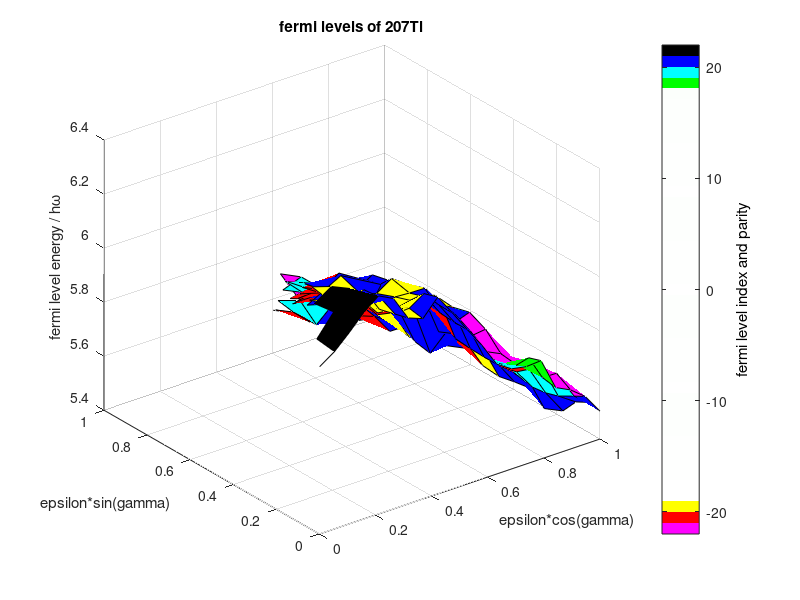

Write the MATLAB code that produced this figure. (Note: this script raises an error after producing the figure.)
fermi_levels = [22 NaN NaN NaN NaN     NaN NaN NaN NaN NaN        NaN NaN NaN NaN NaN        NaN NaN NaN NaN NaN;
                22 22 NaN NaN NaN      NaN NaN NaN NaN NaN        NaN NaN NaN NaN NaN        NaN NaN NaN NaN NaN;
                22 22 22 NaN NaN       NaN NaN NaN NaN NaN        NaN NaN NaN NaN NaN        NaN NaN NaN NaN NaN;
                22 22 20 20 NaN        NaN NaN NaN NaN NaN        NaN NaN NaN NaN NaN        NaN NaN NaN NaN NaN;
                21 21 20 20 20         NaN NaN NaN NaN NaN        NaN NaN NaN NaN NaN        NaN NaN NaN NaN NaN;
                21 20 20 20 21         21 NaN NaN NaN NaN         NaN NaN NaN NaN NaN        NaN NaN NaN NaN NaN;
                20 20 20 20 20         21 21 NaN NaN NaN          NaN NaN NaN NaN NaN        NaN NaN NaN NaN NaN;
                21 20 20 21 21         21 21 21 NaN NaN           NaN NaN NaN NaN NaN        NaN NaN NaN NaN NaN;
                21 21 20 20 21         21 21 21 21 NaN            NaN NaN NaN NaN NaN        NaN NaN NaN NaN NaN;
                21 21 21 20 21         21 21 21 21 21             NaN NaN NaN NaN NaN        NaN NaN NaN NaN NaN;
                21 21 21 21 20         21 21 21 21 21             21 NaN NaN NaN NaN         NaN NaN NaN NaN NaN;
                21 21 21 21 21         20 20 21 21 21             21 20 NaN NaN NaN          NaN NaN NaN NaN NaN;
                20 20 20 21 21         21 21 21 21 21             21 21 21 NaN NaN           NaN NaN NaN NaN NaN;
                20 20 20 20 21         21 21 21 20 21             21 21 20 20 NaN            NaN NaN NaN NaN NaN;
                19 19 22 22 22         21 20 20 22 21             21 21 21 20 20             NaN NaN NaN NaN NaN;
                19 19 22 22 22         20 21 21 21 21             21 21 21 21 20             20 NaN NaN NaN NaN;
                22 22 20 21 21         21 21 21 21 21             21 21 21 21 22             22 20 NaN NaN NaN;
                22 20 20 20 20         21 21 21 21 21             20 20 21 21 21             20 20 20 NaN NaN;
                21 21 21 21 21         21 21 20 21 21             20 20 21 21 21             21 21 21 21 NaN;
                22 22 20 20 21         20 20 21 21 21             21 20 20 20 21             20 21 21 21 21];

fermi_energies =   [6.0187 NaN    NaN    NaN    NaN       NaN    NaN    NaN    NaN    NaN        NaN    NaN    NaN    NaN    NaN       NaN    NaN    NaN    NaN    NaN;
                    6.0561 6.0908 NaN    NaN    NaN       NaN    NaN    NaN    NaN    NaN        NaN    NaN    NaN    NaN    NaN       NaN    NaN    NaN    NaN    NaN;
                    6.1074 6.1654 6.1922 NaN    NaN       NaN    NaN    NaN    NaN    NaN        NaN    NaN    NaN    NaN    NaN       NaN    NaN    NaN    NaN    NaN;
                    6.1647 6.2312 6.2263 6.2235 NaN       NaN    NaN    NaN    NaN    NaN        NaN    NaN    NaN    NaN    NaN       NaN    NaN    NaN    NaN    NaN;
                    6.2070 6.1493 6.1442 6.1447 6.1451    NaN    NaN    NaN    NaN    NaN        NaN    NaN    NaN    NaN    NaN       NaN    NaN    NaN    NaN    NaN;
                    6.1786 6.1599 6.1700 6.1276 6.0990    6.0956 NaN    NaN    NaN    NaN        NaN    NaN    NaN    NaN    NaN       NaN    NaN    NaN    NaN    NaN;
                    6.0885 6.0795 6.0774 6.0967 6.1288    6.1199 6.1454 NaN    NaN    NaN        NaN    NaN    NaN    NaN    NaN       NaN    NaN    NaN    NaN    NaN;
                    6.0673 6.0808 6.0599 6.0271 6.0856    6.1460 6.0914 6.1013 NaN    NaN        NaN    NaN    NaN    NaN    NaN       NaN    NaN    NaN    NaN    NaN;
                    6.1284 6.1158 6.0713 6.0674 6.0648    6.1013 6.1241 6.0486 6.0470 NaN        NaN    NaN    NaN    NaN    NaN       NaN    NaN    NaN    NaN    NaN;
                    6.0517 6.0555 6.0654 6.0609 6.0984    6.0571 6.0318 6.0589 6.0266 5.9991     NaN    NaN    NaN    NaN    NaN       NaN    NaN    NaN    NaN    NaN;
                    5.9713 5.9733 5.9855 6.0589 6.0554    6.0550 6.0674 6.0315 5.9870 5.9905     5.9554 NaN    NaN    NaN    NaN       NaN    NaN    NaN    NaN    NaN;
                    5.8955 5.9247 5.9628 5.9821 5.9858    5.9913 5.9944 6.0076 6.0146 6.0078     5.9410 5.9202 NaN    NaN    NaN       NaN    NaN    NaN    NaN    NaN;
                    5.8064 5.8081 5.8169 5.8336 5.8994    5.9602 5.9183 5.8965 5.8896 5.8945     5.9034 5.9049 5.9094 NaN    NaN       NaN    NaN    NaN    NaN    NaN;
                    5.7705 5.7637 5.7677 5.7779 5.8140    5.8041 5.8769 5.8927 5.8947 5.8686     5.9180 5.9470 5.9120 5.9410 NaN       NaN    NaN    NaN    NaN    NaN;
                    5.7603 5.7388 5.7197 5.7469 5.7857    5.8220 5.8695 5.8952 5.8734 5.8787     5.8699 5.8760 5.8997 5.9052 5.9128    NaN    NaN    NaN    NaN    NaN;
                    5.7639 5.7499 5.7044 5.7204 5.7912    5.8360 5.8385 5.8678 5.8646 5.8282     5.8368 5.8277 5.8361 5.8404 5.8390    5.8507 NaN    NaN    NaN    NaN;
                    5.6460 5.6567 5.6940 5.6721 5.6339    5.6929 5.7558 5.7446 5.7338 5.7668     5.7943 5.7930 5.7888 5.7996 5.8214    5.8663 5.8807 NaN    NaN    NaN;
                    5.6186 5.6524 5.6331 5.6228 5.5956    5.6228 5.6661 5.7049 5.6988 5.5846     5.6203 5.7166 5.7031 5.7511 5.7594    5.7405 5.7481 5.7518 NaN    NaN;
                    5.5765 5.5552 5.5273 5.5191 5.5217    5.5520 5.5619 5.6013 5.6300 5.6358     5.6111 5.6029 5.6518 5.6659 5.6645    5.7085 5.6275 5.6767 5.6869 NaN;
                    5.5029 5.5122 5.4913 5.4366 5.4187    5.4760 5.4812 5.4855 5.5113 5.5616     5.5576 5.5646 5.6124 5.5841 5.6263    5.6126 5.6174 5.6064 5.6440 5.6556];


eps_points =   [0.001 NaN   NaN   NaN   NaN       NaN   NaN   NaN   NaN   NaN        NaN   NaN   NaN   NaN   NaN       NaN   NaN   NaN   NaN   NaN;
                0.054 0.054 NaN   NaN   NaN       NaN   NaN   NaN   NaN   NaN        NaN   NaN   NaN   NaN   NaN       NaN   NaN   NaN   NaN   NaN;
                0.106 0.106 0.106 NaN   NaN       NaN   NaN   NaN   NaN   NaN        NaN   NaN   NaN   NaN   NaN       NaN   NaN   NaN   NaN   NaN;
                0.159 0.159 0.159 0.159 NaN       NaN   NaN   NaN   NaN   NaN        NaN   NaN   NaN   NaN   NaN       NaN   NaN   NaN   NaN   NaN;
                0.211 0.211 0.211 0.211 0.211     NaN   NaN   NaN   NaN   NaN        NaN   NaN   NaN   NaN   NaN       NaN   NaN   NaN   NaN   NaN;
                0.264 0.264 0.264 0.264 0.264     0.264 NaN   NaN   NaN   NaN        NaN   NaN   NaN   NaN   NaN       NaN   NaN   NaN   NaN   NaN;
                0.316 0.316 0.316 0.316 0.316     0.316 0.316 NaN   NaN   NaN        NaN   NaN   NaN   NaN   NaN       NaN   NaN   NaN   NaN   NaN;
                0.369 0.369 0.369 0.369 0.369     0.369 0.369 0.369 NaN   NaN        NaN   NaN   NaN   NaN   NaN       NaN   NaN   NaN   NaN   NaN;
                0.422 0.422 0.422 0.422 0.422     0.422 0.422 0.422 0.422 NaN        NaN   NaN   NaN   NaN   NaN       NaN   NaN   NaN   NaN   NaN;
                0.474 0.474 0.474 0.474 0.474     0.474 0.474 0.474 0.474 0.474      NaN   NaN   NaN   NaN   NaN       NaN   NaN   NaN   NaN   NaN;
                0.527 0.527 0.527 0.527 0.527     0.527 0.527 0.527 0.527 0.527      0.527 NaN   NaN   NaN   NaN       NaN   NaN   NaN   NaN   NaN;
                0.579 0.579 0.579 0.579 0.579     0.579 0.579 0.579 0.579 0.579      0.579 0.579 NaN   NaN   NaN       NaN   NaN   NaN   NaN   NaN;
                0.632 0.632 0.632 0.632 0.632     0.632 0.632 0.632 0.632 0.632      0.632 0.632 0.632 NaN   NaN       NaN   NaN   NaN   NaN   NaN;
                0.685 0.685 0.685 0.685 0.685     0.685 0.685 0.685 0.685 0.685      0.685 0.685 0.685 0.685 NaN       NaN   NaN   NaN   NaN   NaN;
                0.737 0.737 0.737 0.737 0.737     0.737 0.737 0.737 0.737 0.737      0.737 0.737 0.737 0.737 0.737     NaN   NaN   NaN   NaN   NaN;
                0.79 0.79 0.79 0.79 0.79          0.79 0.79 0.79 0.79 0.79           0.79 0.79 0.79 0.79 0.79          0.79  NaN   NaN   NaN   NaN;
                0.842 0.842 0.842 0.842 0.842     0.842 0.842 0.842 0.842 0.842      0.842 0.842 0.842 0.842 0.842     0.842 0.842 NaN   NaN   NaN;
                0.895 0.895 0.895 0.895 0.895     0.895 0.895 0.895 0.895 0.895      0.895 0.895 0.895 0.895 0.895     0.895 0.895 0.895 NaN   NaN;
                0.947 0.947 0.947 0.947 0.947     0.947 0.947 0.947 0.947 0.947      0.947 0.947 0.947 0.947 0.947     0.947 0.947 0.947 0.947 NaN;
                1.0 1.0 1.0 1.0 1.0               1.0 1.0 1.0 1.0 1.0                1.0 1.0 1.0 1.0 1.0               1.0 1.0 1.0 1.0 1.0];


gamma_points = [0 NaN NaN NaN NaN       NaN NaN NaN NaN NaN        NaN NaN NaN NaN NaN        NaN NaN NaN NaN NaN;
                0 60  NaN NaN NaN       NaN NaN NaN NaN NaN        NaN NaN NaN NaN NaN        NaN NaN NaN NaN NaN;
                0 30  60  NaN NaN       NaN NaN NaN NaN NaN        NaN NaN NaN NaN NaN        NaN NaN NaN NaN NaN;
                0 20  40  60  NaN       NaN NaN NaN NaN NaN        NaN NaN NaN NaN NaN        NaN NaN NaN NaN NaN;
                0 15  30  45  60        NaN NaN NaN NaN NaN        NaN NaN NaN NaN NaN        NaN NaN NaN NaN NaN;
                0 12  24  36  48        60  NaN NaN NaN NaN        NaN NaN NaN NaN NaN        NaN NaN NaN NaN NaN;
                0 10  20  30  40        50  60  NaN NaN NaN        NaN NaN NaN NaN NaN        NaN NaN NaN NaN NaN;
                0 9   17  26  34        43  51  60  NaN NaN        NaN NaN NaN NaN NaN        NaN NaN NaN NaN NaN;
                0 8   15  22  30        28  45  52  60  NaN        NaN NaN NaN NaN NaN        NaN NaN NaN NaN NaN;
                0 7   13  20  27        33  40  47  53  60         NaN NaN NaN NaN NaN        NaN NaN NaN NaN NaN;
                0 6   12  18  24        30  36  42  48  54         60  NaN NaN NaN NaN        NaN NaN NaN NaN NaN;
                0 5   11  16  22        27  33  38  44  49         55  60  NaN NaN NaN        NaN NaN NaN NaN NaN;
                0 5   10  15  20        25  30  35  40  45         50  55  60  NaN NaN        NaN NaN NaN NaN NaN;
                0 5   9   14  18        23  28  32  27  42         46  51  55  60  NaN        NaN NaN NaN NaN NaN;
                0 4   9   13  17        21  26  30  34  39         43  47  51  56  60         NaN NaN NaN NaN NaN;
                0 4   8   12  16        20  24  28  32  36         40  44  48  52  56         60  NaN NaN NaN NaN;
                0 4   8   11  15        19  22  26  30  34         38  41  45  49  52         56  60  NaN NaN NaN;
                0 4   7   11  14        18  21  25  28  32         35  39  42  46  49         53  56  60  NaN NaN;
                0 3   7   10  13        17  20  23  27  30         33  37  40  43  47         50  53  57  60  NaN;
                0 3   6   9   13        16  19  22  25  28         32  35  38  41  44         47  51  54  57  60];


fermi_parities =   [1   NaN NaN NaN NaN    NaN NaN NaN NaN NaN    NaN NaN NaN NaN NaN    NaN NaN NaN NaN NaN;
                    1   1   NaN NaN NaN    NaN NaN NaN NaN NaN    NaN NaN NaN NaN NaN    NaN NaN NaN NaN NaN;
                    1   1   1   NaN NaN    NaN NaN NaN NaN NaN    NaN NaN NaN NaN NaN    NaN NaN NaN NaN NaN;
                    1   1   -1  -1  NaN    NaN NaN NaN NaN NaN    NaN NaN NaN NaN NaN    NaN NaN NaN NaN NaN;
                    1   1   -1  -1  -1     NaN NaN NaN NaN NaN    NaN NaN NaN NaN NaN    NaN NaN NaN NaN NaN;
                    1   -1  -1  -1  1      1   NaN NaN NaN NaN    NaN NaN NaN NaN NaN    NaN NaN NaN NaN NaN;
                    -1  -1  -1  -1  -1     1   1   NaN NaN NaN    NaN NaN NaN NaN NaN    NaN NaN NaN NaN NaN;
                    1   -1  -1  1   1      1   -1  -1  NaN NaN    NaN NaN NaN NaN NaN    NaN NaN NaN NaN NaN;
                    1   1   -1  -1  1      1   1   -1  -1  NaN    NaN NaN NaN NaN NaN    NaN NaN NaN NaN NaN;
                    1   1   1   -1  1      1   1   1   -1 -1      NaN NaN NaN NaN NaN    NaN NaN NaN NaN NaN;   
                    1   1   1   1   -1     1   -1  1   1   -1     -1  NaN NaN NaN NaN    NaN NaN NaN NaN NaN;
                    1   1   1   -1  -1     -1  -1  -1  -1  1      -1  1   NaN NaN NaN    NaN NaN NaN NaN NaN;
                    1   1   1   -1  1      1   1   1   -1  -1     -1  -1  -1  NaN NaN    NaN NaN NaN NaN NaN;
                    1   1   1   1   1      1   1   1   -1  1      -1  -1  1   1   NaN    NaN NaN NaN NaN NaN;
                    1   1   -1  -1  -1     1   -1  -1  1   1      -1  -1  -1  1   1      NaN NaN NaN NaN NaN;
                    1   1   -1  -1  -1     1   -1  1   -1  1      -1  -1  -1  -1  1      1   NaN NaN NaN NaN;
                    -1  -1  1   -1  -1     -1  -1  1   1   1      1   -1  -1  -1  -1     -1  1   NaN NaN NaN;
                    -1  1   1   1   1      -1  1   1   1   1      -1  -1  1   -1  -1     1   1   1   NaN NaN;
                    1   1   1   1   1      1   1   -1  -1  1      -1  -1  1   -1  1      1   -1  -1  -1  NaN;
                    1   1   -1  -1  1      -1  -1  1   1   1      1   -1  -1  -1  1      -1  1   -1  -1  -1];


my_cmap = [1 0 1; %22 mag
           1 0 0; %21 red
           1 1 0; %20 yellow
           1 1 1; %19 white
           0.999 1 0.999; %18
           0.998 1 0.998; %17
           0.997 1 0.997; %16 
           0.996 1 0.996; %15
           0.995 1 0.995; %14
           0.994 1 0.994; %13
           0.993 1 0.993; %12
           0.992 1 0.992; %11
           0.991 1 0.991; %10
           0.999 1 0.999; %9
           0.998 1 0.998; %8
           0.997 1 0.997; %7
           0.996 1 0.996; %6
           0.995 1 0.995; %5
           0.994 1 0.994; %4
           0.993 1 0.993; %3
           0.992 1 0.992; %2
           0.991 1 0.991; %1
           0.999 1 0.999; %0
           0.998 1 0.998; %-1
           0.997 1 0.997; %-2 
           0.996 1 0.996; %-3
           0.995 1 0.995; %-4
           0.994 1 0.994; %-5
           0.993 1 0.993; %-6
           0.992 1 0.992; %-7
           0.991 1 0.991; %-8
           0.999 1 0.999; %-9
           0.998 1 0.998; %-10
           0.997 1 0.997; %-11 
           0.996 1 0.996; %-12
           0.995 1 0.995; %-13
           0.994 1 0.994; %-14
           0.993 1 0.993; %-15
           0.992 1 0.992; %-16
           0.991 1 0.991; %-17
           0.990 1 0.990; %-18
           0 1 0; %-19 green
           0 1 1; %-20 cyan
           0 0 1; %-21 blue
           0 0 0]; %-22 black
        

f_fl = figure;
ax_fl = axes;
surf(ax_fl, eps_points.*cos(deg2rad(gamma_points)), eps_points.*sin(deg2rad(gamma_points)), fermi_energies, fermi_levels.*fermi_parities)
title(ax_fl, "fermi levels of 207Tl");
xlabel(ax_fl, "epsilon*cos(gamma)");
ylabel(ax_fl, "epsilon*sin(gamma)");
zlabel(ax_fl, "fermi level energy / hω");
colormap(ax_fl, my_cmap);
cb = colorbar(ax_fl);
set(get(cb, 'Label'), 'String', "fermi level index and parity");
cb.Ticks = [-22, -21, -20, 19, 20, 21 22];
%ax_fe = axes;

%surf(ax_fl, eps_points.*cos(deg2rad(gamma_points)), eps_points.*sin(deg2rad(gamma_points)), fermi_levels)


%plot3(eps_points'.*cos(deg2rad(gamma_points')), eps_points'.*sin(deg2rad(gamma_points')), fermi_energies', '-x')
%plot3(eps_points', gamma_points', fermi_energies')

%plot3(eps_points'.*cos(deg2rad(gamma_points')), eps_points'.*sin(deg2rad(gamma_points')), fermi_levels', '-x')

%title(ax_fe, "fermi energy surface of 207Tl")
